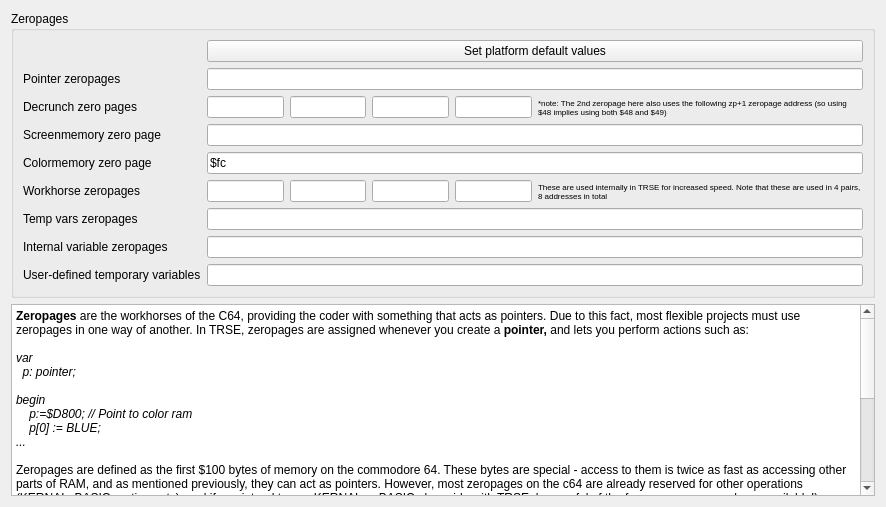
       <widget class="QWidget" name="tab">
        <attribute name="title">
         <string>Zeropages</string>
        </attribute>
        <layout class="QGridLayout" name="gridLayout_11">
         <item row="0" column="0">
          <widget class="QGroupBox" name="groupBox">
           <property name="title">
            <string>Zeropages</string>
           </property>
           <layout class="QGridLayout" name="gridLayout_9">
            <item row="0" column="0">
             <layout class="QGridLayout" name="gridLayout_3">
              <item row="7" column="0">
               <widget class="QLabel" name="label_12">
                <property name="toolTip">
                 <string>The built-in &quot;screenmemory&quot; pointer</string>
                </property>
                <property name="text">
                 <string>Screenmemory zero page</string>
                </property>
               </widget>
              </item>
              <item row="13" column="0">
               <widget class="QLabel" name="label_33">
                <property name="toolTip">
                 <string>Temporary variables are needed in longer expressions. If no temp var zeropages are left, a regular variable is used instead.</string>
                </property>
                <property name="text">
                 <string>User-defined temporary variables</string>
                </property>
               </widget>
              </item>
              <item row="10" column="0">
               <widget class="QLabel" name="label_14">
                <property name="toolTip">
                 <string>Zeropages used in internal methods such as division, multiplication, sqrt etc</string>
                </property>
                <property name="text">
                 <string>Workhorse zeropages</string>
                </property>
               </widget>
              </item>
              <item row="8" column="3">
               <widget class="QLineEdit" name="leZeropageColorMemory">
                <property name="text">
                 <string>$fc</string>
                </property>
               </widget>
              </item>
              <item row="11" column="0">
               <widget class="QLabel" name="label_16">
                <property name="toolTip">
                 <string>Temporary variables are needed in longer expressions. If no temp var zeropages are left, a regular variable is used instead.</string>
                </property>
                <property name="text">
                 <string>Temp vars zeropages</string>
                </property>
               </widget>
              </item>
              <item row="9" column="1">
               <layout class="QHBoxLayout" name="horizontalLayout_9"/>
              </item>
              <item row="12" column="0">
               <widget class="QLabel" name="label_29">
                <property name="toolTip">
                 <string>Temporary variables are needed in longer expressions. If no temp var zeropages are left, a regular variable is used instead.</string>
                </property>
                <property name="text">
                 <string>Internal variable zeropages</string>
                </property>
               </widget>
              </item>
              <item row="1" column="3">
               <widget class="QPushButton" name="btnDefaultZP">
                <property name="text">
                 <string>Set platform default values</string>
                </property>
               </widget>
              </item>
              <item row="12" column="3">
               <widget class="QLineEdit" name="levarZP"/>
              </item>
              <item row="3" column="3">
               <layout class="QHBoxLayout" name="horizontalLayout_6" stretch="2,2">
                <item>
                 <layout class="QHBoxLayout" name="horizontalLayout_7">
                  <item>
                   <layout class="QVBoxLayout" name="verticalLayout_2" stretch="0">
                    <item>
                     <layout class="QHBoxLayout" name="horizontalLayout_2">
                      <item>
                       <widget class="QLineEdit" name="leDecrunchZp1"/>
                      </item>
                      <item>
                       <widget class="QLineEdit" name="leDecrunchZp2"/>
                      </item>
                      <item>
                       <widget class="QLineEdit" name="leDecrunchZp3"/>
                      </item>
                      <item>
                       <widget class="QLineEdit" name="leDecrunchZp4"/>
                      </item>
                     </layout>
                    </item>
                   </layout>
                  </item>
                 </layout>
                </item>
                <item>
                 <widget class="QLabel" name="label_13">
                  <property name="font">
                   <font>
                    <pointsize>6</pointsize>
                   </font>
                  </property>
                  <property name="text">
                   <string>*note: The 2nd zeropage here also uses the following zp+1 zeropage address (so using $48 implies using both $48 and $49)</string>
                  </property>
                  <property name="scaledContents">
                   <bool>false</bool>
                  </property>
                  <property name="wordWrap">
                   <bool>true</bool>
                  </property>
                 </widget>
                </item>
               </layout>
              </item>
              <item row="7" column="3">
               <widget class="QLineEdit" name="leZeropageScreenMemory"/>
              </item>
              <item row="3" column="0">
               <widget class="QLabel" name="label_11">
                <property name="toolTip">
                 <string>Internal zeropages used when decrunching (exomizer)</string>
                </property>
                <property name="text">
                 <string>Decrunch zero pages</string>
                </property>
               </widget>
              </item>
              <item row="10" column="3">
               <layout class="QHBoxLayout" name="horizontalLayout_13" stretch="2,2">
                <item>
                 <layout class="QHBoxLayout" name="horizontalLayout_14">
                  <item>
                   <layout class="QVBoxLayout" name="verticalLayout_5" stretch="0">
                    <item>
                     <layout class="QHBoxLayout" name="horizontalLayout_15">
                      <item>
                       <widget class="QLineEdit" name="leInternalZp1"/>
                      </item>
                      <item>
                       <widget class="QLineEdit" name="leInternalZp2"/>
                      </item>
                      <item>
                       <widget class="QLineEdit" name="leInternalZp3"/>
                      </item>
                      <item>
                       <widget class="QLineEdit" name="leInternalZp4"/>
                      </item>
                     </layout>
                    </item>
                   </layout>
                  </item>
                 </layout>
                </item>
                <item>
                 <widget class="QLabel" name="label_15">
                  <property name="font">
                   <font>
                    <pointsize>6</pointsize>
                   </font>
                  </property>
                  <property name="text">
                   <string>These are used internally in TRSE for increased speed. Note that these are used in 4 pairs, 8 addresses in total</string>
                  </property>
                  <property name="scaledContents">
                   <bool>false</bool>
                  </property>
                  <property name="wordWrap">
                   <bool>true</bool>
                  </property>
                 </widget>
                </item>
               </layout>
              </item>
              <item row="2" column="3">
               <widget class="QLineEdit" name="leZeropages"/>
              </item>
              <item row="8" column="0">
               <widget class="QLabel" name="label_32">
                <property name="text">
                 <string>Colormemory zero page</string>
                </property>
               </widget>
              </item>
              <item row="11" column="3">
               <widget class="QLineEdit" name="leTempZP"/>
              </item>
              <item row="2" column="0">
               <widget class="QLabel" name="label_7">
                <property name="toolTip">
                 <string>These are the zeropages that will be used when declaring &quot;pointers&quot;</string>
                </property>
                <property name="text">
                 <string>Pointer zeropages</string>
                </property>
               </widget>
              </item>
              <item row="13" column="3">
               <widget class="QLineEdit" name="leUserDefinedtempVars"/>
              </item>
             </layout>
            </item>
           </layout>
          </widget>
         </item>
         <item row="1" column="0">
          <widget class="QTextBrowser" name="textBrowser">
           <property name="html">
            <string>&lt;!DOCTYPE HTML PUBLIC &quot;-//W3C//DTD HTML 4.0//EN&quot; &quot;http://www.w3.org/TR/REC-html40/strict.dtd&quot;&gt;
&lt;html&gt;&lt;head&gt;&lt;meta name=&quot;qrichtext&quot; content=&quot;1&quot; /&gt;&lt;style type=&quot;text/css&quot;&gt;
p, li { white-space: pre-wrap; }
&lt;/style&gt;&lt;/head&gt;&lt;body style=&quot; font-family:'.AppleSystemUIFont'; font-size:13pt; font-weight:400; font-style:normal;&quot;&gt;
&lt;p style=&quot; margin-top:0px; margin-bottom:0px; margin-left:0px; margin-right:0px; -qt-block-indent:0; text-indent:0px;&quot;&gt;&lt;span style=&quot; font-family:'Noto Sans'; font-size:9pt; font-weight:600;&quot;&gt;Zeropages&lt;/span&gt;&lt;span style=&quot; font-family:'Noto Sans'; font-size:9pt;&quot;&gt; are the workhorses of the C64, providing the coder with something that acts as pointers. Due to this fact, most flexible projects must use zeropages in one way of another. In TRSE, zeropages are assigned whenever you create a &lt;/span&gt;&lt;span style=&quot; font-family:'Noto Sans'; font-size:9pt; font-weight:600;&quot;&gt;pointer, &lt;/span&gt;&lt;span style=&quot; font-family:'Noto Sans'; font-size:9pt;&quot;&gt;and lets you perform actions such as:&lt;/span&gt;&lt;/p&gt;
&lt;p style=&quot;-qt-paragraph-type:empty; margin-top:0px; margin-bottom:0px; margin-left:0px; margin-right:0px; -qt-block-indent:0; text-indent:0px; font-family:'Noto Sans'; font-size:9pt;&quot;&gt;&lt;br /&gt;&lt;/p&gt;
&lt;p style=&quot; margin-top:0px; margin-bottom:0px; margin-left:0px; margin-right:0px; -qt-block-indent:0; text-indent:0px;&quot;&gt;&lt;span style=&quot; font-family:'Noto Sans'; font-size:9pt; font-style:italic;&quot;&gt;var &lt;/span&gt;&lt;/p&gt;
&lt;p style=&quot; margin-top:0px; margin-bottom:0px; margin-left:0px; margin-right:0px; -qt-block-indent:0; text-indent:0px;&quot;&gt;&lt;span style=&quot; font-family:'Noto Sans'; font-size:9pt; font-style:italic;&quot;&gt;  p: pointer;&lt;/span&gt;&lt;/p&gt;
&lt;p style=&quot;-qt-paragraph-type:empty; margin-top:0px; margin-bottom:0px; margin-left:0px; margin-right:0px; -qt-block-indent:0; text-indent:0px; font-family:'Noto Sans'; font-size:9pt; font-style:italic;&quot;&gt;&lt;br /&gt;&lt;/p&gt;
&lt;p style=&quot; margin-top:0px; margin-bottom:0px; margin-left:0px; margin-right:0px; -qt-block-indent:0; text-indent:0px;&quot;&gt;&lt;span style=&quot; font-family:'Noto Sans'; font-size:9pt; font-style:italic;&quot;&gt;begin&lt;/span&gt;&lt;/p&gt;
&lt;p style=&quot; margin-top:0px; margin-bottom:0px; margin-left:0px; margin-right:0px; -qt-block-indent:0; text-indent:0px;&quot;&gt;&lt;span style=&quot; font-family:'Noto Sans'; font-size:9pt; font-style:italic;&quot;&gt;    p:=$D800; // Point to color ram&lt;/span&gt;&lt;/p&gt;
&lt;p style=&quot; margin-top:0px; margin-bottom:0px; margin-left:0px; margin-right:0px; -qt-block-indent:0; text-indent:0px;&quot;&gt;&lt;span style=&quot; font-family:'Noto Sans'; font-size:9pt; font-style:italic;&quot;&gt;    p[0] := BLUE;&lt;/span&gt;&lt;/p&gt;
&lt;p style=&quot; margin-top:0px; margin-bottom:0px; margin-left:0px; margin-right:0px; -qt-block-indent:0; text-indent:0px;&quot;&gt;&lt;span style=&quot; font-family:'Noto Sans'; font-size:9pt; font-style:italic;&quot;&gt;...&lt;/span&gt;&lt;/p&gt;
&lt;p style=&quot;-qt-paragraph-type:empty; margin-top:0px; margin-bottom:0px; margin-left:0px; margin-right:0px; -qt-block-indent:0; text-indent:0px; font-family:'Noto Sans'; font-size:9pt; font-style:italic;&quot;&gt;&lt;br /&gt;&lt;/p&gt;
&lt;p style=&quot; margin-top:0px; margin-bottom:0px; margin-left:0px; margin-right:0px; -qt-block-indent:0; text-indent:0px;&quot;&gt;&lt;span style=&quot; font-family:'Noto Sans'; font-size:9pt;&quot;&gt;Zeropages are defined as the first $100 bytes of memory on the commodore 64. These bytes are special - access to them is twice as fast as accessing other parts of RAM, and as mentioned previously, they can act as pointers. However, most zeropages on the c64 are already reserved for other operations (KERNAL, BASIC routines etc), and if you intend to use KERNAL or BASIC alongside with TRSE, be careful of the free zero pages you have available!)&lt;/span&gt;&lt;/p&gt;
&lt;p style=&quot;-qt-paragraph-type:empty; margin-top:0px; margin-bottom:0px; margin-left:0px; margin-right:0px; -qt-block-indent:0; text-indent:0px; font-family:'Noto Sans'; font-size:9pt;&quot;&gt;&lt;br /&gt;&lt;/p&gt;
&lt;p style=&quot; margin-top:0px; margin-bottom:0px; margin-left:0px; margin-right:0px; -qt-block-indent:0; text-indent:0px;&quot;&gt;&lt;span style=&quot; font-family:'Noto Sans'; font-size:9pt;&quot;&gt;A complete list of zeropages can be found here: &lt;/span&gt;&lt;a href=&quot;http://sta.c64.org/cbm64mem.html&quot;&gt;&lt;span style=&quot; font-family:'Noto Sans'; font-size:9pt; text-decoration: underline; color:#0000ff;&quot;&gt;C64 memory map&lt;/span&gt;&lt;/a&gt;&lt;span style=&quot; font-family:'Noto Sans'; font-size:9pt;&quot;&gt; &lt;/span&gt;&lt;/p&gt;
&lt;p style=&quot;-qt-paragraph-type:empty; margin-top:0px; margin-bottom:0px; margin-left:0px; margin-right:0px; -qt-block-indent:0; text-indent:0px; font-family:'Noto Sans'; font-size:9pt;&quot;&gt;&lt;br /&gt;&lt;/p&gt;
&lt;p style=&quot; margin-top:0px; margin-bottom:0px; margin-left:0px; margin-right:0px; -qt-block-indent:0; text-indent:0px;&quot;&gt;&lt;span style=&quot; font-family:'Noto Sans'; font-size:9pt;&quot;&gt;When using TRSE, we naturally assume that you won't be using any BASIC routines. This is why the default list of zeropage addresses overwrite BASIC zeropages, but you can change this at your own whim.&lt;/span&gt;&lt;/p&gt;
&lt;p style=&quot;-qt-paragraph-type:empty; margin-top:0px; margin-bottom:0px; margin-left:0px; margin-right:0px; -qt-block-indent:0; text-indent:0px; font-family:'Noto Sans'; font-size:9pt;&quot;&gt;&lt;br /&gt;&lt;/p&gt;
&lt;p style=&quot; margin-top:0px; margin-bottom:0px; margin-left:0px; margin-right:0px; -qt-block-indent:0; text-indent:0px;&quot;&gt;&lt;span style=&quot; font-family:'Noto Sans'; font-size:9pt; font-weight:600;&quot;&gt;An important note: &lt;/span&gt;&lt;span style=&quot; font-family:'Noto Sans'; font-size:9pt;&quot;&gt;On larger projects with both rasters and main loop worhorse calculators together with SID music, there is always the possibility that the SID music might use some zeropages that are also being employed in the main loop work routine. In this case, the workhorse might be halted by an interrupt in the middle of a zeropage operation in order to play the SID music in the raster update, which in turn might change that zeropage and enable the main work routine to crash horribly. &lt;/span&gt;&lt;/p&gt;
&lt;p style=&quot;-qt-paragraph-type:empty; margin-top:0px; margin-bottom:0px; margin-left:0px; margin-right:0px; -qt-block-indent:0; text-indent:0px; font-family:'Noto Sans'; font-size:9pt;&quot;&gt;&lt;br /&gt;&lt;/p&gt;
&lt;p style=&quot; margin-top:0px; margin-bottom:0px; margin-left:0px; margin-right:0px; -qt-block-indent:0; text-indent:0px;&quot;&gt;&lt;span style=&quot; font-family:'Noto Sans'; font-size:9pt;&quot;&gt;In order to prevent this from happening, please make sure to check whether your SID tunes operates on zeropages that are also used elsewhere in your program. The &lt;/span&gt;&lt;span style=&quot; font-family:'Noto Sans'; font-size:9pt; font-weight:600;&quot;&gt;Memory Analyzer &lt;/span&gt;&lt;span style=&quot; font-family:'Noto Sans'; font-size:9pt;&quot;&gt;tool does exactly this, and will give you a fair warning on whether you might have a conflicting zeropage address problem.&lt;/span&gt;&lt;/p&gt;&lt;/body&gt;&lt;/html&gt;</string>
           </property>
          </widget>
         </item>
        </layout>
       </widget>
